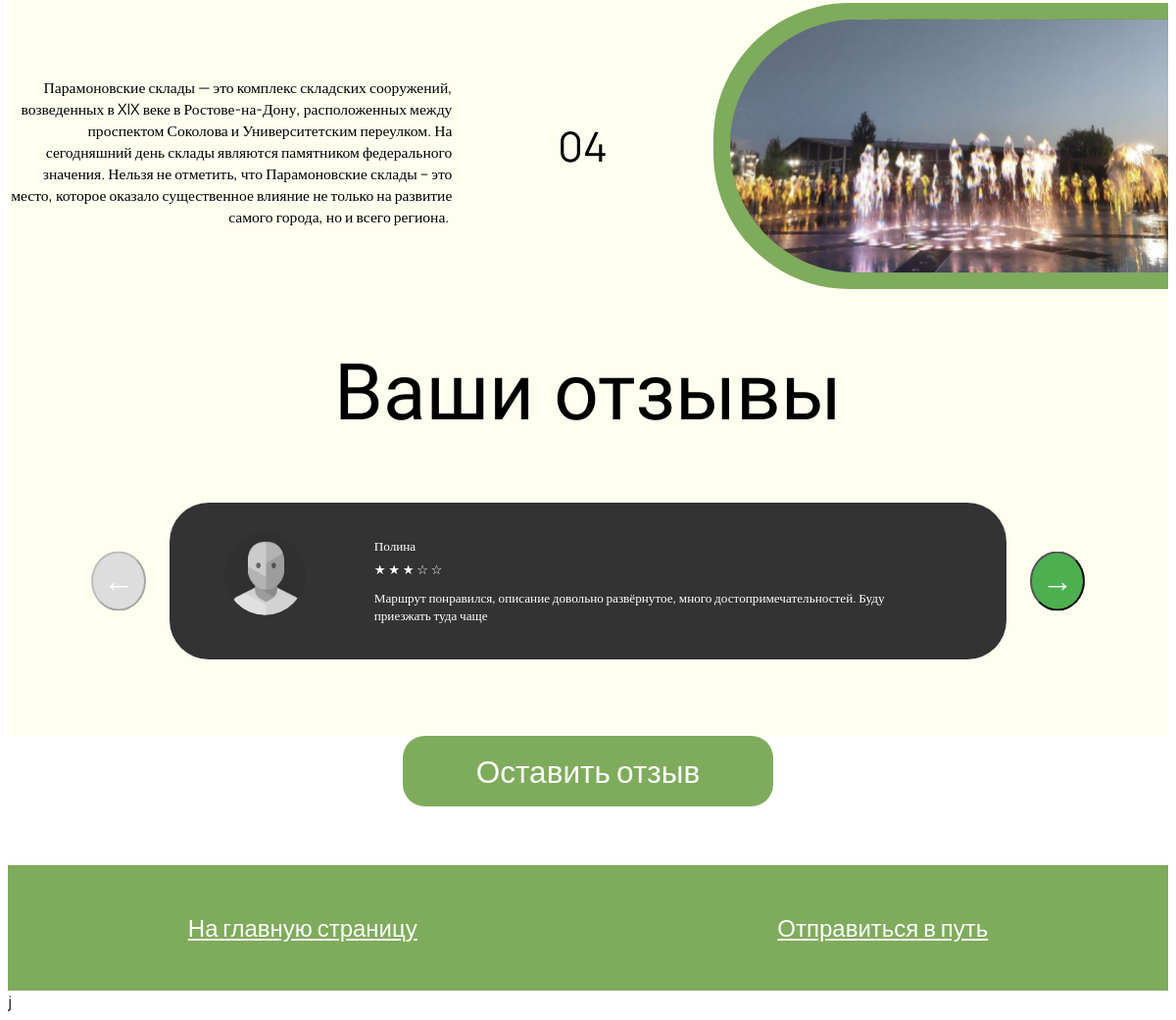
Page /Route1/ (lower part) on the earlier database version.
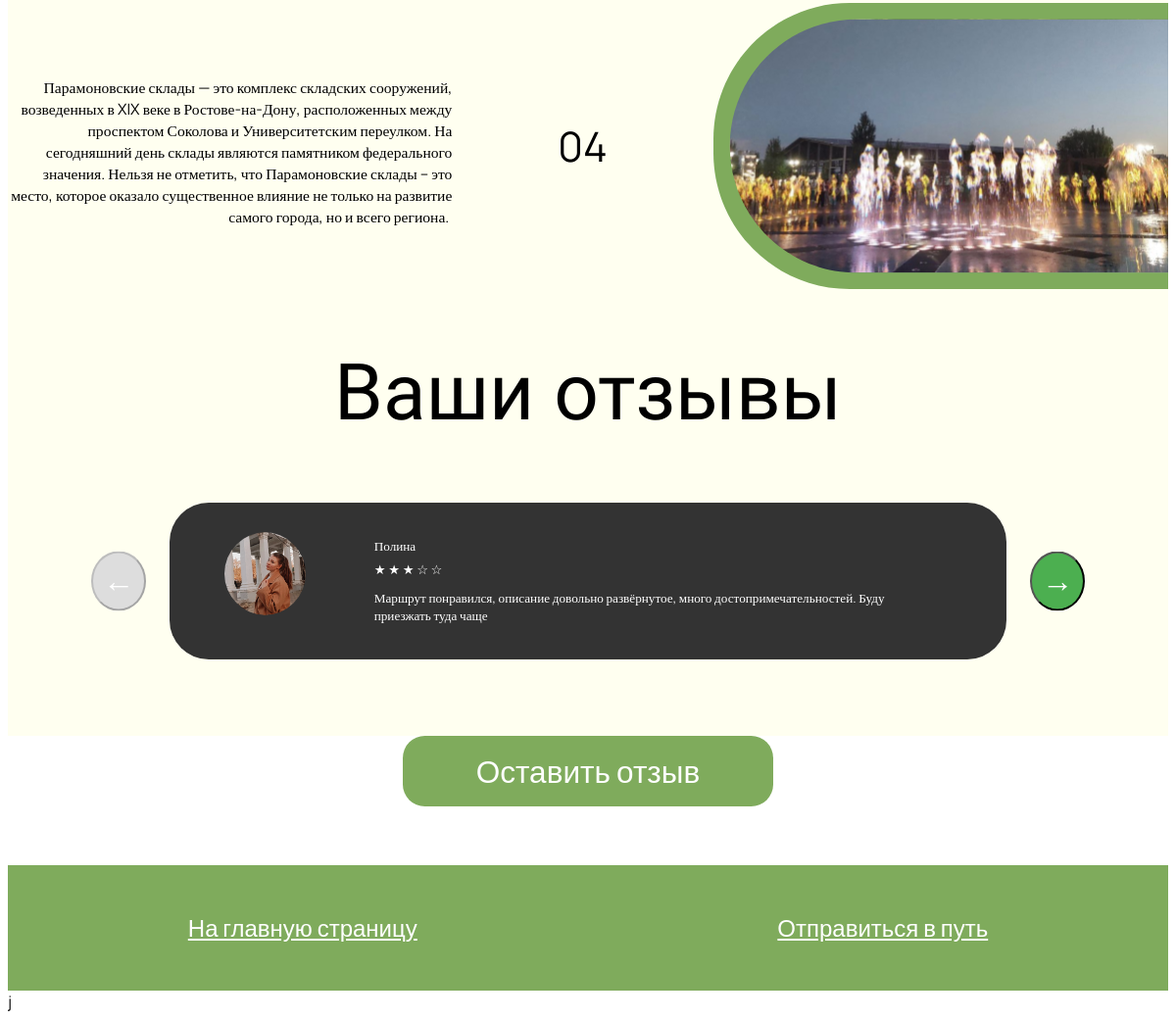
Same page on the later database version.
### pages/models.py (models this page shows, shortened)
class Review(models.Model):
    user = models.ForeignKey(User, on_delete=models.CASCADE)
    rating = models.PositiveIntegerField(choices=[(i, i) for i in range(1, 6)])  # Рейтинг от 1 до 5
    comment = models.TextField()

### users/models.py (models this page shows)
class User (AbstractUser):
    image = models.ImageField(upload_to='users_images', null=True, blank=True, default='users_images/img.svg')

### pages/views.py (the view)
# urls.py: path('Route1/', Route_1, name='Route_1'),
def Route_1(request):
    reviews = Review.objects.all()  # Получаем все отзывы
    stars_range = range(1, 6)  # Диапазон от 1 до 5
    if request.method == 'POST':
        selected_route = request.POST.get('route')
        print(selected_route)
        if selected_route == 'Правый берег Дона':
            form = ReviewForm(data=request.POST)
            print (form.is_valid())
            print (form.errors)
            if form.is_valid():
                review = form.save(commit=False)
                review.user = request.user
                review.save()
                return redirect('Route_1')
        elif selected_route == 'Зеленые тропы':
            form = ReviewForm2(data=request.POST)
            print(form.is_valid())
            print(form.errors)
            if form.is_valid():
                review = form.save(commit=False)
                review.user = request.user
                review.save()
                return redirect('Route_2')
        elif selected_route == 'От Пушкина до революции':
            form = ReviewForm3(data=request.POST)
            print(form.is_valid())
            print(form.errors)
            if form.is_valid():
                review = form.save(commit=False)
                review.user = request.user
                review.save()
                print('qwerty')
                return redirect('Route_3')
        elif selected_route == 'Гребной канал':
            form = ReviewForm4(data=request.POST)
            print(form.is_valid())
            print(form.errors)
            if form.is_valid():
                review = form.save(commit=False)
                review.user = request.user
                review.save()
                print('qwerty')
                return redirect('Route_4')
        elif selected_route == 'Левый берег Дона':
            form = ReviewForm5(data=request.POST)
            if form.is_valid():
                review = form.save(commit=False)
                review.user = request.user
                review.save()
                print('qwerty')
                return redirect('Route_5')
        else:
            form = ReviewForm()
    else:
        form = ReviewForm()
    return render(request, 'pages/Route_1.html', {'reviews': reviews, 'stars_range': stars_range, 'form': form})

### pages/templates/pages/Route_1.html (shortened to what this page needs)
{% load static %}
<!DOCTYPE html>
<html lang="en">
<head>
  <link rel="stylesheet" href="/static/vendor/css/R1_css/Route1_head.css">
  <link rel="stylesheet" href="/static/vendor/css/R1_css/Route1_difficult.css">
  <link rel="stylesheet" href="/static/vendor/css/R1_css/Route1_sections.css">
  <link rel="stylesheet" href="/static/vendor/css/R1_css/Route1_feedback.css">
  <link rel="stylesheet" href="/static/vendor/css/R1_css/Route1_down.css">
  <link rel="stylesheet" href="/static/vendor/css/MP_css/MP_otziwREAL.css">
</head>
<body>
    <section class="sections" id="sections">
     <section class="section-4">
      <div class="image-container">
        <img src="/static/vendor/svg/svg_R1/polukrug4.svg" alt="Landscape">
      </div>
      <section class="content2">
        <h2>04</h2>
        <p>Парамоновские склады — это комплекс складских сооружений, возведенных в XIX веке в Ростове-на-Дону,
           расположенных между проспектом Соколова и Университетским переулком.
            На сегодняшний день склады являются памятником федерального значения.
             Нельзя не отметить, что Парамоновские склады – это место, которое оказало существенное влияние
              не только на развитие самого города, но и всего региона. </p>
        </section>
    </section>
   </section>
   <div class="feedback">Ваши отзывы</div>
   <div class="review-wrapper">
    <div class="review-section">
      <button class="arrow left" id="prevArrow">←</button>
        {% for review in reviews %}
      <div class="review-container" id="review-0">
          <div class="avatar">
              {% if review.user.image %}
                    <img src="{{ review.user.image.url }}" alt="{{ review.user.username }}" class="avatar">
              {% else %}
                    <img src="{% static 'img.png' %}" alt="{{ review.user.username }}" class="avatar">
              {% endif %}
          </div>
          <div class="review-content">
              <div class="review-name">{{ review.user.username }}</div>
              <div class="review-stars">
                  {% for i in stars_range %}
                    {% if i <= review.rating %}
                        <span class="empty-star">★</span>
                    {% else %}
                        <span class="empty-star">☆</span>
                    {% endif %}
                  {% endfor %}
              </div>
              <div class="review-text">
                    {{review.comment}}
              </div>
          </div>
      </div>
        {% endfor %}
      <button class="arrow right" id="nextArrow">→</button>
  </div>
</div>
<button id="open-review-btn">Оставить отзыв</button>
<div class="down">
  <div class="button-container">
      <a href="{% url 'MainPage' %} " class="button">На главную страницу</a>
      <a href="https://yandex.ru/maps/39/rostov-na-donu/?ll=39.708855%2C47.215300&mode=routes&rtext=47.216050%2C39.700101~47.212574%2C39.706403~47.218338%2C39.732745~47.217138%2C39.725740~47.212649%2C39.706043~47.214721%2C39.703564~47.216021%2C39.700102&rtt=bc&ruri=ymapsbm1%3A%2F%2Fgeo%3Fdata%3DIgoN58weQhU83TxC~~~~~~&z=16.6" class="button">Отправиться в путь</a>
    </div>j
</body>
</html>

Differences in the rows shown:
changed through a linked row, Review "Полина": user.image: a different picture
